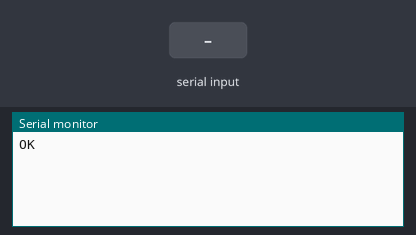
This sketch was run on a simulated Arduino Uno, built with avr-gcc and run on an emulated ATmega328P. Parts: the last lines printed to the serial monitor. The inputs (shaded band) are chosen by the test bench. The modem accepts every AT command (registered, SIM ready, sends succeed) and sends nothing else.

Above: at 1.2 s.
1.3 s: "1" received over the second serial link
At 2.5 s:
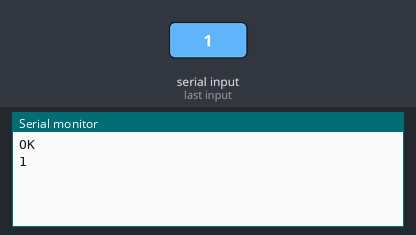
2.8 s: "0" received over the second serial link
At 3.7 s:
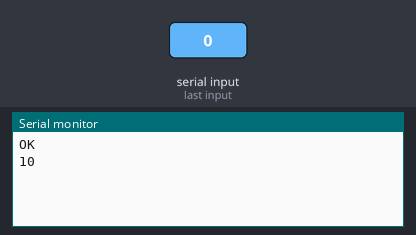

Measured:
- after the input at 1.3 s, the serial monitor: prints a new line at once (image 1)
- after the input at 2.8 s, the serial monitor: prints a new line at once (image 2)

The sketch:

gsm_serial_debug.ino
```cpp
/*--------------------------Include & Defines secion--------------------------*/
#include <SoftwareSerial.h>

#define SERIAL_DEBUG (1)
//Pin definition is correct, DO NOT try to reverse order!!!
#define GSM_TX_Pin     (11)  //Pin to receive data from GSM module  //Checked - OK
#define GSM_RX_Pin     (10)  //Pin to transmit data to GSM module  //Checked - OK
#define BAUDRATE_GSM  (115200)
#define BAUDRATE_PRINT  (115200)
//example: mySerial(TxPin, RxPin);
SoftwareSerial mySerial(10, 11);  //10-TX, 11-RX
/*-------------------------------Setup secion--------------------------------*/
void setup() {
  Serial.begin(BAUDRATE_PRINT);  //Setting the baud rate of serial communication with serial monitor
  mySerial.begin(BAUDRATE_GSM);  //Setting the baud rate of GSM Module
  mySerial.println("AT+CMGF=1\r");  //message format text
  //mySerial.println("AT+CMGD=1,4\r");  //delete all messages
  //mySerial.println("AT+CNMI=0,0,0,0,1\r");  //set message indication mode. details bellow
  //mySerial.println("AT+CMGR=1,0");  //read message with index 1
}

/*-------------------------Function declaration secion------------------------*/
//Function to debug GSM module through serial monitor
//When function content is active, other functions may be necessary to deactivate.
void Serial_Debug() {
#if SERIAL_DEBUG
  if (mySerial.available()) {
    Serial.write(mySerial.read());
  }
  if (Serial.available())
  {
    while (Serial.available())
    {
      mySerial.write(Serial.read());
    }
    mySerial.println();
  }
#endif
}

void Send_Sms(){
  mySerial.println("AT+CMGS=\"0751538300\"\r");  //set the mobile number to send the SMS
  mySerial.println("SMS sent");
  mySerial.println((char)26);  //ASCII code of CTRL+Z indicating end of message
  Serial.write("SMS Sent");
  delay(5000);
}

/*--------------------------------Loop secion---------------------------------*/
void loop() {
  Serial_Debug();
  //Send_Sms();
}
```
